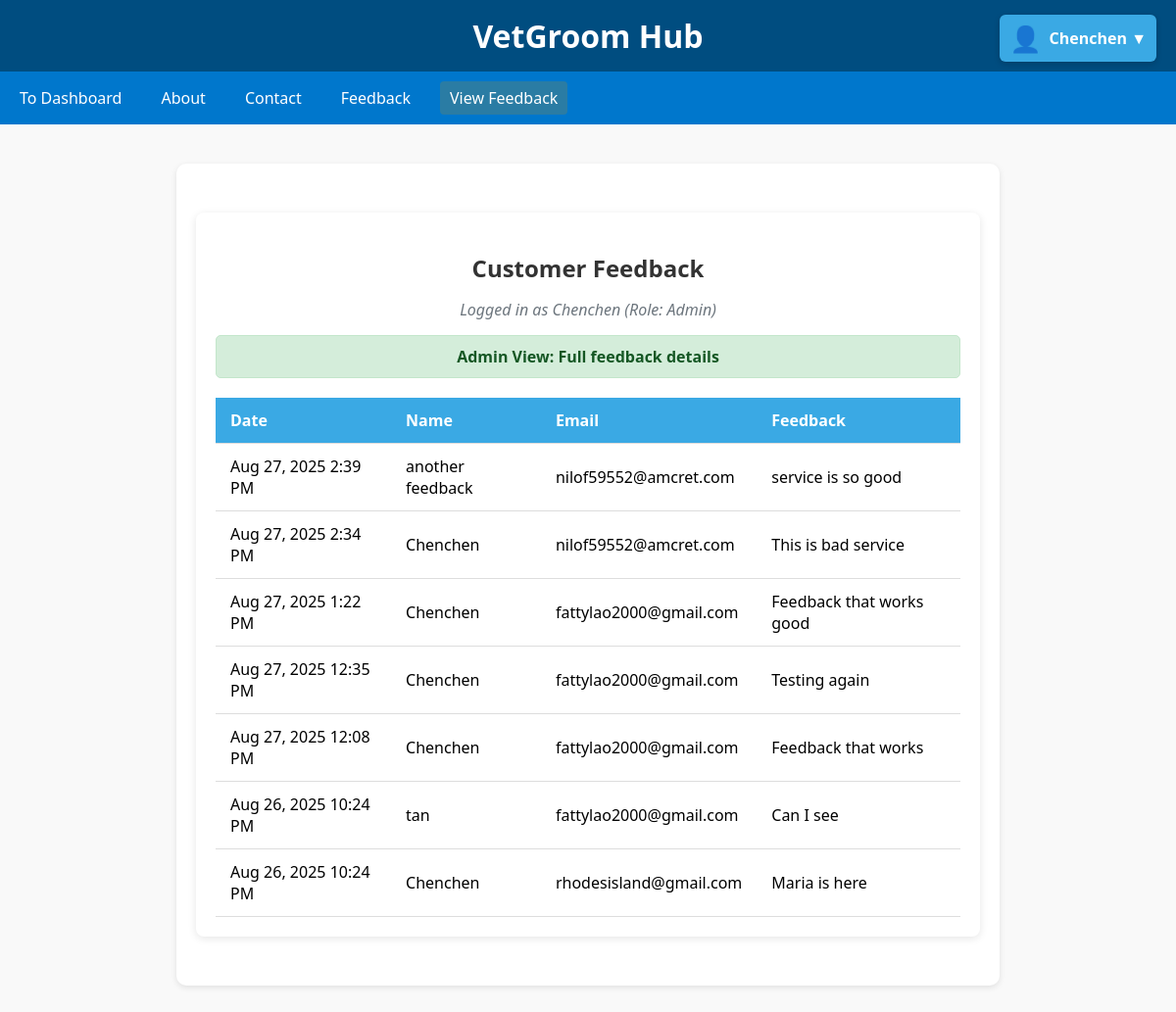
/temp/viewFeedBack.php (signed in), run on the app's committed database.
### tables this page shows
CREATE TABLE feedback (
  id int(11) NOT NULL,
  username varchar(100) NOT NULL,
  email varchar(150) NOT NULL,
  feedback text NOT NULL,
  date_submitted timestamp NOT NULL DEFAULT current_timestamp(),
  created_at datetime NOT NULL DEFAULT current_timestamp()
);

### temp/viewFeedBack.php (the view, shortened to what this page needs)
<?php
$isLoggedIn = isset($_SESSION['user_name']);
$userName = $isLoggedIn ? $_SESSION['user_name'] : "Guest";
if (!$isLoggedIn) {
    $userRole = 'guest';
} else {
    $userRole = isset($_SESSION['user_role']) ? $_SESSION['user_role'] : 'customer';
}
$servername = "localhost";
$username = "root";
$password = "";
$dbname = "vetgroomlist";
$conn = new mysqli($servername, $username, $password, $dbname);
$sql = "SELECT username, email, feedback, created_at FROM feedback ORDER BY created_at DESC";
$result = $conn->query($sql);
$feedbackData = [];
if ($result && $result->num_rows > 0) {
    while($row = $result->fetch_assoc()) {
        $feedbackData[] = $row;
    }
}
?>
<!DOCTYPE html>
<html lang="en">
<head>
  <link rel="stylesheet" href="style.css">
</head>
<body>
<header>
  <h1>VetGroom Hub</h1>
  <div class="profile-dropdown">
      <span class="profile-icon">👤</span>
      <span class="profile-name"><?php echo htmlspecialchars($userName); ?> ▼</span>
  </div>
</header>
<nav>
  <a href="viewDashboardAdmin.php">To Dashboard</a>
  <a href="aboutUs.php">About</a>
  <a href="contact.php">Contact</a>
  <a href="feedback.php">Feedback</a>
  <?php if ($userRole === 'admin' || $userRole === 'staff'): ?>
    <a href="viewFeedback.php" style="background:#2a7ca4; color:white;">View Feedback</a>
  <?php endif; ?>
</nav>
<main>
  <div class="feedback-container">
    <h2>Customer Feedback</h2>
    <div class="user-info">
      <?php if ($isLoggedIn): ?>
        Logged in as <?php echo htmlspecialchars($userName); ?> (Role: <?php echo ucfirst($userRole); ?>)
      <?php else: ?>
        You are browsing as a guest. <a href="signIn.php">Sign in</a> for more features.
      <?php endif; ?>
    </div>
    <?php if ($userRole === 'admin'): ?>
      <div class="role-notice admin-notice">Admin View: Full feedback details</div>
      <table class="feedback-table">
        <thead>
          <tr>
            <th>Date</th>
            <th>Name</th>
            <th>Email</th>
            <th>Feedback</th>
          </tr>
        </thead>
        <tbody>
          <?php foreach ($feedbackData as $fb): ?>
          <tr>
            <td><?php echo date("M j, Y g:i A", strtotime($fb['created_at'])); ?></td>
            <td><?php echo htmlspecialchars($fb['username']); ?></td>
            <td><?php echo htmlspecialchars($fb['email']); ?></td>
            <td><?php echo htmlspecialchars($fb['feedback']); ?></td>
          </tr>
          <?php endforeach; ?>
        </tbody>
      </table>
    <?php endif; ?>
  </div>
</main>
</body>
</html>

### temp/style.css (style rules this page uses)
body { font-family: system-ui, sans-serif; margin: 0; background: #f9f9f9; }
header { text-align: center; background: #004d80; color: white; padding: 20px 10px; }
header h1 { margin: 0; font-size: 2rem; }
nav { display: flex; align-items: center; background: #0077cc; padding: 10px; }
nav a { color: white; text-decoration: none; margin-right: 20px; padding: 6px 10px; border-radius: 4px; }
main { max-width: 800px; margin: 40px auto; background: white; padding: 20px; border-radius: 10px; box-shadow: 0 2px 6px rgba(0,0,0,0.1); }

### temp/viewFeedBack.php (style rules this page uses)
.profile-dropdown { position: absolute; top: 15px; right: 20px; display: flex; align-items: center; cursor: pointer; background-color: #3aa9e4; padding: 6px 10px; border-radius: 6px; box-shadow: 0px 2px 6px rgba(0,0,0,0.2); }
.profile-icon { font-size: 26px; margin-right: 8px; }
.profile-name { font-size: 16px; font-weight: bold; color: white; }
header { position: relative; padding: 15px; color: white; text-align: center; }
.feedback-container { max-width: 1000px; margin: 30px auto; padding: 20px; background: white; border-radius: 8px; box-shadow: 0 2px 8px rgba(0,0,0,0.1); }
.feedback-container h2 { text-align: center; margin-bottom: 15px; color: #333; }
.feedback-table { width: 100%; border-collapse: collapse; margin-top: 20px; }
.feedback-table th, .feedback-table td { padding: 12px 15px; border-bottom: 1px solid #ddd; text-align: left; }
.feedback-table th { background-color: #3aa9e4; color: white; }
.role-notice { padding: 10px; margin-bottom: 15px; border-radius: 5px; font-weight: bold; text-align: center; }
.admin-notice { background:#d4edda; color:#155724; border:1px solid #c3e6cb; }
.user-info { text-align: center; margin-bottom: 15px; color: #6c757d; font-style: italic; }

### data on the page
feedback: created_at "Aug 27, 2025 2:39 PM", username "another feedback", email "nilof59552@amcret.com", feedback "service is so good"
feedback: created_at "Aug 27, 2025 2:34 PM", username "Chenchen", email "nilof59552@amcret.com", feedback "This is bad service"
feedback: created_at "Aug 27, 2025 1:22 PM", username "Chenchen", email "fattylao2000@gmail.com", feedback "Feedback that works good"
feedback: created_at "Aug 27, 2025 12:35 PM", username "Chenchen", email "fattylao2000@gmail.com", feedback "Testing again"
feedback: created_at "Aug 27, 2025 12:08 PM", username "Chenchen", email "fattylao2000@gmail.com", feedback "Feedback that works"
feedback: created_at "Aug 26, 2025 10:24 PM", username "tan", email "fattylao2000@gmail.com", feedback "Can I see"
feedback: created_at "Aug 26, 2025 10:24 PM", username "Chenchen", email "rhodesisland@gmail.com", feedback "Maria is here"

### other printed values
$userName "Chenchen"
$userRole "Admin"
